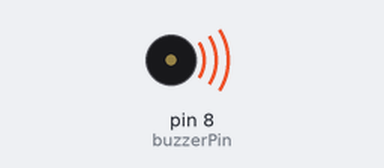
Bench run of a sketch on a simulated Arduino Uno, built with avr-gcc and run on an emulated ATmega328P. Shown: buzzer (waves = sounding).

Above: at 0.5 s.
Timing chart, 0 to 4.6 s (numbered marks = the images above):
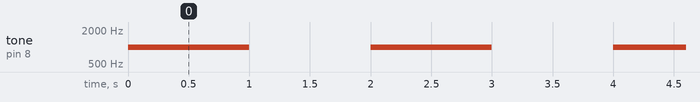

The sketch:

colorRGB.ino
```cpp
// int red = 9;
// int green = 10;
// int blue = 11;

// void setup()
// {
//     // put your setup code here, to run once:
//     pinMode(red, OUTPUT);
//     pinMode(green, OUTPUT);
//     pinMode(blue, OUTPUT);
// }

// void loop()
// {

//   int randomNumber0 = random(0,256);
//     int randomNumber1 = random(0,256);

//   int randomNumber2 = random(0,256);

//           analogWrite(red,255);
//           analogWrite(green,50);
//           analogWrite(blue,0);

          // printf(randomNumber);
    // put your main code here, to run repeatedly:
  //  for (int r= 0 ; r < 256 ; r+=1){
  //     for (int g= 0 ; g < 256 ; g+=10){
  //       for (int b= 0 ; b < 256 ; b+=10){
  //         int randomNumber = random(0,256);
  //         analogWrite(red,randomNumber);
  //         analogWrite(blue,randomNumber);
  //         analogWrite(green,randomNumber);
  //         // delay(50);
  //       }
  //     }
  //  }
  //  delay(1000);
// }
```

analogWrite.ino
```cpp
// void setup()
// {
//     // put your setup code here, to run once:
//     pinMode(10, OUTPUT);
// }

// void loop()
// {
//     // put your main code here, to run repeatedly:
//     alternateBlink();
// }

// void alternateBlink()
// {
//     analogWrite(10, 255);
//     delay(100);
//     analogWrite(10, 50);
//     delay(100);
// }
```

buzzer.ino
```cpp
// Define the pin for the buzzer
const int buzzerPin = 8;

void setup() {
  // Initialize the buzzer pin as an output
  pinMode(buzzerPin, OUTPUT);
}

void loop() {
  // Generate a tone at 1000 Hz (1 kHz) for 1 second
  tone(buzzerPin, 1000);
  delay(1000); // Wait for 1 second

  // Stop the tone
  noTone(buzzerPin);
  delay(1000); // Wait for 1 second
}
```

gotfromsite.ino
```cpp
// // C++ code
// //
// void setup()
// {
//   pinMode(LED_BUILTIN, OUTPUT);
// }

// void loop()
// {
//   digitalWrite(LED_BUILTIN, HIGH);
//   delay(1000); // Wait for 1000 millisecond(s)
//   digitalWrite(LED_BUILTIN, LOW);
//   delay(1000); // Wait for 1000 millisecond(s)
// }
```

sketch_jul15a.ino
```cpp
// void setup() {
//   // put your setup code here, to run once:
//   pinMode(7,OUTPUT);
// }

// void loop() {
//   // put your main code here, to run repeatedly:
//   alternateBlink();
// }

// void alternateBlink(){
//   digitalWrite(7,HIGH);
//   delay(1000);
//   digitalWrite(7,LOW);
//   delay(1000);
// }
```

trafficLight.ino
```cpp
// int redColorPin = 5;
// int blueColorPin = 6;
// int greenColorPin = 7;
// int twoSecond = 2000;
// int fiveSecond = 5000;

// void setup(){
//     // put your setup code here, to run once:
//     pinMode(7, OUTPUT);
// }

// void loop(){
//    turnONLED(redColorPin);
//    delyOfSeconds(fiveSecond);
//    turnOFFLED(redColorPin);

//    turnONLED(blueColorPin);
//    delyOfSeconds(twoSecond);
//    turnOFFLED(blueColorPin);

//    turnONLED(greenColorPin);
//    delyOfSeconds(fiveSecond);
//    turnOFFLED(greenColorPin);
// }

// void delyOfSeconds(int seconds){
//     delay(seconds);
// }

// void turnONLED(int pinNumber){
//   digitalWrite(pinNumber,HIGH);
// }

// void turnOFFLED(int pinNumber){
//   digitalWrite(pinNumber,LOW);
// }
```

undtasonic_sensor.ino
```cpp
// int triggerPin = 7;
// int echoPin = 8;
// int timeInMicro;

// double distancInCMm;

// void setup()
// {
//     // put your setup code here, to run once:
//     Serial.begin(9600);
//     pinMode(7, OUTPUT);
//     pinMode(8, INPUT);
// }

// void loop() {
//   digitalWrite(triggerPin,LOW);
//   delayMicroseconds(2);
//   digitalWrite(triggerPin,HIGH);
//   delayMicroseconds(10);
//   digitalWrite(triggerPin,LOW);

//   timeInMicro = pulseIn(echoPin, HIGH);
//   distancInCMm = timeInMicro/29/2;

//   Serial.println(distancInCMm);
//   delay(100);
// }
```

Measured:
- by itself, tone on pin 8 (buzzerPin): alternates 1000 Hz for 1.0 s and silent for 1.0 s
